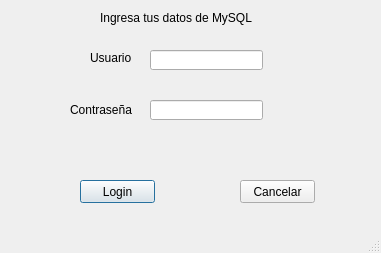
<?xml version="1.0" encoding="UTF-8"?>
<ui version="4.0">
 <class>MainWindow</class>
 <widget class="QMainWindow" name="MainWindow">
  <property name="geometry">
   <rect>
    <x>0</x>
    <y>0</y>
    <width>381</width>
    <height>253</height>
   </rect>
  </property>
  <property name="windowTitle">
   <string>MainWindow</string>
  </property>
  <widget class="QWidget" name="centralwidget">
   <widget class="QPushButton" name="pushButton">
    <property name="geometry">
     <rect>
      <x>80</x>
      <y>180</y>
      <width>75</width>
      <height>23</height>
     </rect>
    </property>
    <property name="text">
     <string>Login</string>
    </property>
    <property name="default">
     <bool>true</bool>
    </property>
   </widget>
   <widget class="QPushButton" name="pushButton_2">
    <property name="geometry">
     <rect>
      <x>240</x>
      <y>180</y>
      <width>75</width>
      <height>23</height>
     </rect>
    </property>
    <property name="text">
     <string>Cancelar</string>
    </property>
   </widget>
   <widget class="QLineEdit" name="lineEdit">
    <property name="geometry">
     <rect>
      <x>150</x>
      <y>50</y>
      <width>113</width>
      <height>20</height>
     </rect>
    </property>
   </widget>
   <widget class="QLineEdit" name="lineEdit_2">
    <property name="geometry">
     <rect>
      <x>150</x>
      <y>100</y>
      <width>113</width>
      <height>20</height>
     </rect>
    </property>
    <property name="echoMode">
     <enum>QLineEdit::Password</enum>
    </property>
   </widget>
   <widget class="QLabel" name="label">
    <property name="geometry">
     <rect>
      <x>90</x>
      <y>50</y>
      <width>51</width>
      <height>16</height>
     </rect>
    </property>
    <property name="text">
     <string>Usuario</string>
    </property>
   </widget>
   <widget class="QLabel" name="label_2">
    <property name="geometry">
     <rect>
      <x>70</x>
      <y>100</y>
      <width>71</width>
      <height>20</height>
     </rect>
    </property>
    <property name="text">
     <string>Contraseña</string>
    </property>
   </widget>
   <widget class="QLabel" name="label_3">
    <property name="geometry">
     <rect>
      <x>100</x>
      <y>10</y>
      <width>191</width>
      <height>16</height>
     </rect>
    </property>
    <property name="text">
     <string>Ingresa tus datos de MySQL</string>
    </property>
   </widget>
  </widget>
  <widget class="QMenuBar" name="menubar">
   <property name="geometry">
    <rect>
     <x>0</x>
     <y>0</y>
     <width>381</width>
     <height>20</height>
    </rect>
   </property>
  </widget>
  <widget class="QStatusBar" name="statusbar"/>
 </widget>
 <resources/>
 <connections/>
</ui>
